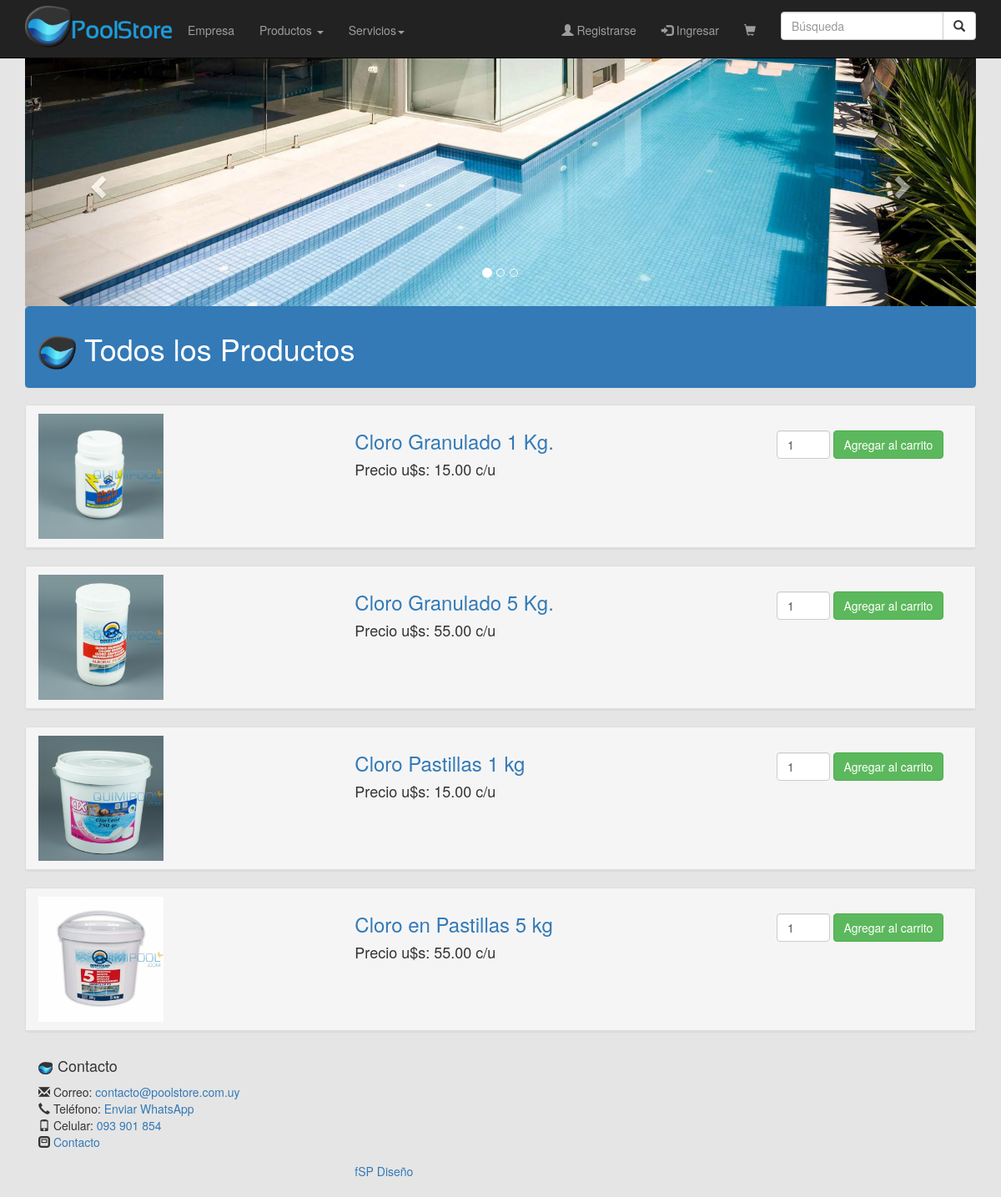
Page /tProducto.php on the committed database.
### tables this page shows
CREATE TABLE IF NOT EXISTS `productos` (
  `idProducto` int(6) unsigned NOT NULL AUTO_INCREMENT,
  `nombreProducto` varchar(100) NOT NULL,
  `descripcionProducto` varchar(500) NOT NULL,
  `categoriaProducto` int(6) unsigned NOT NULL,
  `precioProducto` decimal(8,2) unsigned NOT NULL,
  `monedaProducto` int(1) unsigned NOT NULL,
  `imagenProducto` varchar(500) NOT NULL,
  `ofertaProducto` int(1) NOT NULL,
  PRIMARY KEY (`idProducto`),
  UNIQUE KEY `idProducto` (`idProducto`)
);

CREATE TABLE IF NOT EXISTS `moneda` (
  `idMoneda` int(1) NOT NULL AUTO_INCREMENT,
  `nombreMoneda` varchar(3) NOT NULL,
  PRIMARY KEY (`idMoneda`)
);

### tProducto.php (the view, shortened to what this page needs)
<?php
  include "includes/conexion.inc";
 $sql  = "SELECT * FROM productos,categorias,moneda WHERE ";
 $sql .= " categoriaProducto=idCat ";
 $sql .= " AND monedaProducto=idMoneda;";
 $datos = mysqli_query ($conectar,$sql);
 ?>
<!DOCTYPE HTML>
<html>
 <head>
      <link href="css/bootstrap.css" rel="stylesheet"/>
 </head>
<body>
 <?php
  include "includes/menu.inc"
 ?>
 <div class="container">
  <div id="myCarousel" class="carousel slide hidden-xs" data-ride="carousel">
    <ol class="carousel-indicators">
      <li data-target="#myCarousel" data-slide-to="0" class="active"></li>
      <li data-target="#myCarousel" data-slide-to="1"></li>
      <li data-target="#myCarousel" data-slide-to="2"></li>
    </ol>
   <div class="carousel-inner">
    <div class="item active">
      <img src="imagenes/slide1.jpg" alt=""/>
    </div>
   </div>
   <a class="left carousel-control" href="#myCarousel" data-slide="prev">
     <span class="glyphicon glyphicon-chevron-left"></span>
   </a>
   <a class="right carousel-control" href="#myCarousel" data-slide="next">
     <span class="glyphicon glyphicon-chevron-right"></span>
   </a>
  </div>
 </div>
 <div class="container">
  <div class="row">
   <div class="col-lg-12">
   <div class="panel panel-primary">
     <div class="panel-heading">
      <h1><img src="imagenes/logo4.png" width="45 px" height="40 px" /> Todos los Productos</h1></div>
     </div>
<?php
    while ($producto = mysqli_fetch_array($datos)){
 $idP           =             $producto["idProducto"];
 $nombreP       = utf8_encode($producto["nombreProducto"]);
 $precioP       =             $producto["precioProducto"];
 $monedaP       = utf8_encode($producto["nombreMoneda"]);
 $imagenP       = utf8_encode($producto["imagenProducto"]);
    echo "<div class='panel panel-default'>\n";
    echo "\t<div class='panel-heading'>\n";
    echo "\t<div class='row'>\n";
    echo "\t<div class='col-md-4'>\n";
    echo "\t\t<a href='$imagenP' target='blank'>\n";
    echo "\t\t\t<img src='$imagenP' width='150px' height='150px' alt='$nombreP'/>\n";
    echo "\t\t\t</a>\n";
    echo "</div>\n";
    echo "<div class='col-md-8'>\n";
    echo "<div class='row'>\n";
    echo "\t<div class='col-md-8'>\n";
    echo "<a href='iProducto.php?v=$idP' title='Ver Descripción'><h3>$nombreP</h3></a>\n";
    echo "\t\t\t<h4>Precio $monedaP: $precioP c/u</h4>\n";
    echo "</div>\n";
    echo "<div class='col-md-4'>\n";
    echo "\t<form class='form-inline add' id='agregarCarritoForm' action='insert.php' method='POST'>\n";
    echo "\t<div class='form-group'>\n";
    echo "\t\t&nbsp;<br />";
    echo "\t\t\t<input type='number' class='form-control' id='cantidad' name='cantidad' min='1' max='15' style='max-width: 30%;' value='1'/>\n";
    echo "\t\t\t<button class='btn btn-success' type='submit'>Agregar al carrito</button>\n";
    echo "\t\t</div>\n";
    echo "\t</form>\n";
    echo "\t</div>\n";
    echo "\t</div>\n";
    echo "\t\t</div>\n";
    echo "\t</div>\n";
    echo " </div>\n";
    echo "</div>\n";
    }
    ?>
    </div>
   </div>
  </div>
 <?php
  include "includes/footer.inc"
 ?>
</body>
</html>

### tProducto.php (style rules this page uses)
body { background-color: #E5E5E5; padding-top: 70px; }

### rows in the picture
productos: imagenProducto (picture), nombreProducto "Cloro Granulado 1 Kg.", moneda.nombreMoneda "u$s", precioProducto "15.00"
productos: imagenProducto (picture), nombreProducto "Cloro Granulado 5 Kg.", moneda.nombreMoneda "u$s", precioProducto "55.00"
productos: imagenProducto (picture), nombreProducto "Cloro Pastillas 1 kg", moneda.nombreMoneda "u$s", precioProducto "15.00"
productos: imagenProducto (picture), nombreProducto "Cloro en Pastillas 5 kg", moneda.nombreMoneda "u$s", precioProducto "55.00"
